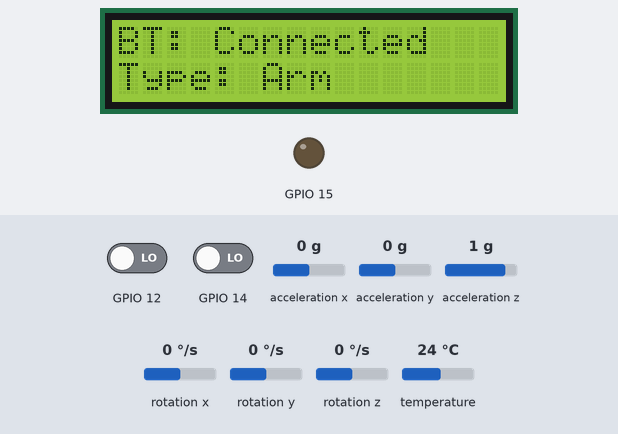
Bench run of a program on a simulated ESP32. Shown: 16×2 character LCD, output pins drawn as LEDs (lit = HIGH). Inputs (shaded band) come from the test bench; at power-on: GPIO 12 LOW, GPIO 14 LOW, acceleration y 0 g, acceleration x 0 g, acceleration z 1 g, rotation x 0 °/s, rotation y 0 °/s, rotation z 0 °/s, temperature 24 °C. USB keyboard and mouse output is not drawn.

Above: at 1.2 s.
1.3 s: GPIO 12 driven HIGH
At 2.2 s:
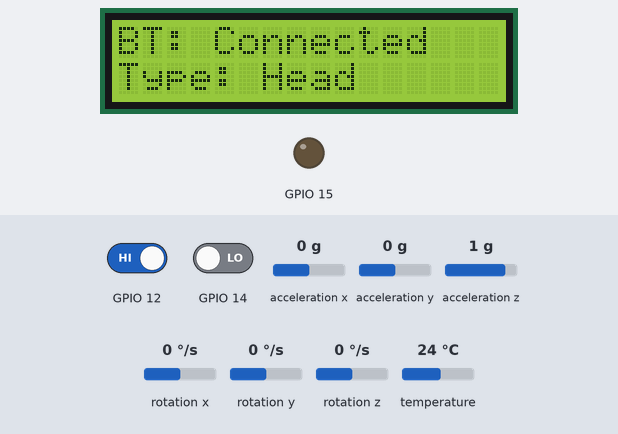
2.8 s: GPIO 14 driven HIGH
At 3.3 s:
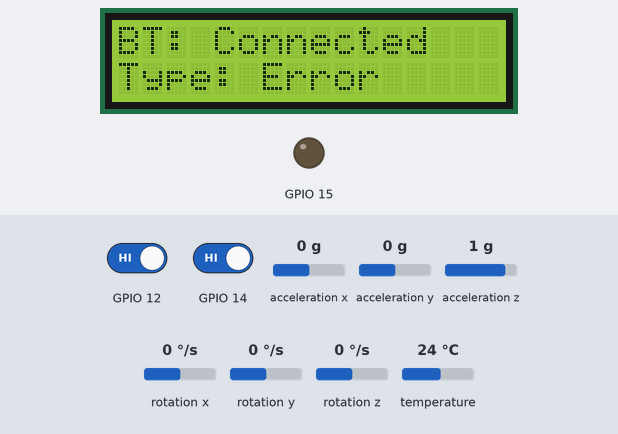
4.3 s: GPIO 12 driven LOW
At 5.5 s:
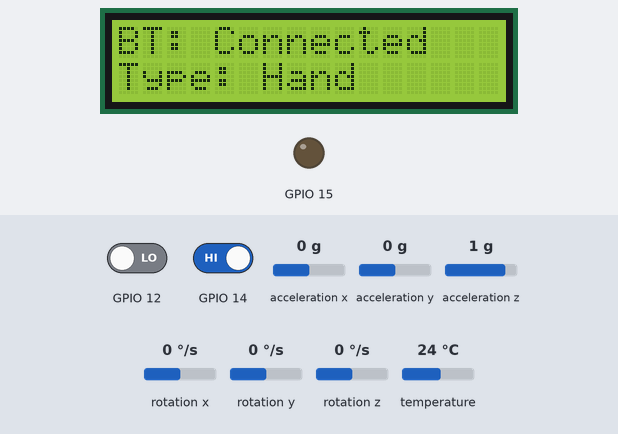
5.8 s: acceleration y set to -0.4 g
7.3 s: acceleration y set to -0.7 g
At 8.0 s:
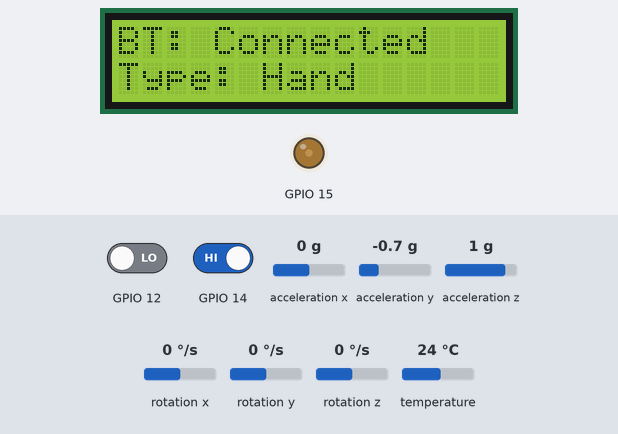
8.8 s: GPIO 14 driven LOW
At 9.1 s:
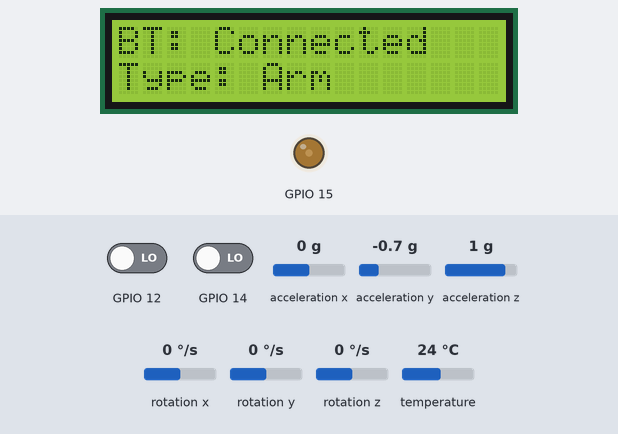
Timing chart, 0 to 11.3 s (numbered marks = the images above; inputs shaded):
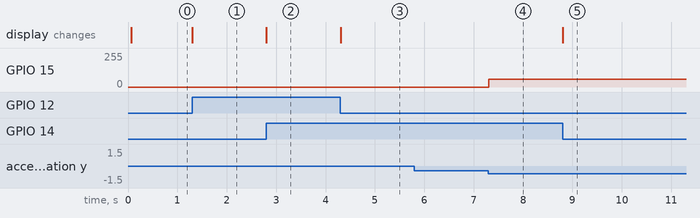

Measured:
- the behaviour switches between -0.5 and -0.6 g on acceleration y (found by bisection; images 3 and 4)
- after the input at 1.3 s, the display: changes at once (image 1)
- after the input at 2.8 s, the display: changes at once (image 2)
- after the input at 4.3 s, the display: changes at once (image 3)
- after the input at 5.8 s, every drawn part: stays the same
- after the input at 7.3 s, GPIO 15: 0/255 → 60/255 at once
- after the input at 8.8 s, the display: changes at once (image 5)

The program:

main.cpp
```cpp
#include <Wire.h>
#include <Adafruit_MPU6050.h>
#include <BleMouse.h>
#include <USB.h>
#include <esp_bt.h>
#include <esp_pm.h>
#include <esp_wifi.h>
#include <LiquidCrystal.h>
#include <string.h>

Adafruit_MPU6050 mpu;
const int rs = 26, en = 27, d4 = 5, d5 = 4, d6 = 0, d7 = 2;
LiquidCrystal lcd(rs, en, d4, d5, d6, d7);

BleMouse bleMouse("Muse");

float elapsedTime, currentTime, previousTime;
float roll, yaw = 0.0;

bool isConnected = false;
bool rightButtonPressed = false;
bool leftButtonPressed = false;
bool usingHead = true;
bool usingHand = false;
bool usingArm = false;

int16_t accX, accY, accZ;
int16_t gyroX, gyroY, gyroZ;

int16_t prevGyroX = 0;
int16_t prevGyroY = 0;
int16_t prevGyroZ = 0;

int16_t joystickFilter(int current, int previous, int coefficient)
{
	return (previous * (coefficient - 1) + current) / coefficient;
}

void keepMouseAlive()
{
	if (bleMouse.isConnected())
	{
		if (millis() % 1000 == 0)
		{
			bleMouse.move(1, 0);
		}
		else if (millis() % 1000 == 500)
		{
			bleMouse.move(-1, 0);
		}
	}
}

void setup()
{
	Serial.begin(115200);
	pinMode(15, OUTPUT);
	analogWrite(15, 0);

	esp_bt_controller_mem_release(ESP_BT_MODE_CLASSIC_BT);
	setCpuFrequencyMhz(240);

#ifdef CONFIG_PM_ENABLE
	esp_pm_config_t pm_config = {
		.max_freq_mhz = 240,
		.min_freq_mhz = 240,
		.light_sleep_enable = false};
	esp_pm_configure(&pm_config);
#endif

	esp_wifi_set_ps(WIFI_PS_NONE);
	bleMouse.begin();

	Wire.begin();
	if (!mpu.begin())
	{
		Serial.println("Failed to find MPU6050 chip");
		while (1)
			delay(10);
	}

	lcd.begin(16, 2);
	lcd.clear();
	previousTime = millis();

	pinMode(12, INPUT_PULLDOWN);
	pinMode(14, INPUT_PULLDOWN);
}

void loop()
{
	currentTime = millis();
	elapsedTime = (currentTime - previousTime) / 1000.0;
	previousTime = currentTime;

	sensors_event_t a, g, temp;
	mpu.getEvent(&a, &g, &temp);

	accX = (int16_t)(a.acceleration.x * 1000);
	accY = (int16_t)(a.acceleration.y * 1000);
	accZ = (int16_t)(a.acceleration.z * 1000);
	gyroX = (int16_t)(g.gyro.x * 1000);
	gyroY = (int16_t)(g.gyro.y * 1000);
	gyroZ = (int16_t)(g.gyro.z * 1000);

	roll = atan2(accY, sqrt(pow(accX, 2) + pow(accZ, 2))) * 180 / PI;
	yaw += gyroZ * elapsedTime * 180 / PI;
	yaw = fmod(yaw, 360.0);

	if (bleMouse.isConnected())
	{
		isConnected = true;

		if (usingHead)
		{
			gyroX = joystickFilter(gyroX, prevGyroX, 6);
			gyroY = joystickFilter(gyroY, prevGyroY, 2);
			prevGyroX = gyroX;
			prevGyroY = gyroY;

			float sensitivityX = 0.01;
			float sensitivityY = 0.01;
			int8_t moveX = -(int8_t)(gyroX * sensitivityX);
			int8_t moveY = (int8_t)(gyroY * sensitivityY);

			if (abs(moveX) > 1 || abs(moveY) > 1)
			{
				bleMouse.move(moveX, moveY);
			}

			if (accY > 5000 && !rightButtonPressed)
			{
				rightButtonPressed = true;
				bleMouse.press(MOUSE_RIGHT);
				analogWrite(15, 60);
			}
			else if (accY < 5000 && rightButtonPressed)
			{
				rightButtonPressed = false;
				bleMouse.release(MOUSE_RIGHT);
				analogWrite(15, 0);
			}

			if (accY < -5000 && !leftButtonPressed)
			{
				leftButtonPressed = true;
				bleMouse.press(MOUSE_LEFT);
				analogWrite(15, 60);
			}
			else if (accY > -5000 && leftButtonPressed)
			{
				leftButtonPressed = false;
				bleMouse.release(MOUSE_LEFT);
				analogWrite(15, 0);
			}
		}
		else if (usingHand)
		{
			gyroX = joystickFilter(gyroX, prevGyroX, 6);
			gyroY = joystickFilter(gyroY, prevGyroY, 2);
			prevGyroX = gyroX;
			prevGyroY = gyroY;

			float sensitivityX = 0.01;
			float sensitivityY = 0.01;
			int8_t moveX = -(int8_t)(gyroX * sensitivityX);
			int8_t moveY = -(int8_t)(gyroY * sensitivityY);

			if (abs(moveX) > 1 || abs(moveY) > 1)
			{
				bleMouse.move(moveX, moveY);
			}

			if (accY > 5000 && !rightButtonPressed)
			{
				rightButtonPressed = true;
				bleMouse.press(MOUSE_RIGHT);
				analogWrite(15, 60);
			}
			else if (accY < 5000 && rightButtonPressed)
			{
				rightButtonPressed = false;
				bleMouse.release(MOUSE_RIGHT);
				analogWrite(15, 0);
			}

			if (accY < -5000 && !leftButtonPressed)
			{
				leftButtonPressed = true;
				bleMouse.press(MOUSE_LEFT);
				analogWrite(15, 60);
			}
			else if (accY > -5000 && leftButtonPressed)
			{
				leftButtonPressed = false;
				bleMouse.release(MOUSE_LEFT);
				analogWrite(15, 0);
			}
		}
		else if (usingArm)
		{
			gyroZ = joystickFilter(gyroZ, prevGyroZ, 20);
			gyroY = joystickFilter(gyroY, prevGyroY, 5);
			prevGyroZ = gyroZ;
			prevGyroY = gyroY;

			float sensitivityX = 0.005;
			float sensitivityY = 0.022;
			int8_t moveX = -(int8_t)(gyroZ * sensitivityX);  // Use third axis for X
			int8_t moveY = -(int8_t)(gyroY * sensitivityY);

			if (abs(moveX) > 1 || abs(moveY) > 1)
			{
				bleMouse.move(moveX, moveY);
			}

			if (accY > 5000 && !rightButtonPressed)  // Use accX for click now
			{
				rightButtonPressed = true;
				bleMouse.press(MOUSE_RIGHT);
				analogWrite(15, 60);
			}
			else if (accY < 5000 && rightButtonPressed)
			{
				rightButtonPressed = false;
				bleMouse.release(MOUSE_RIGHT);
				analogWrite(15, 0);
			}

			if (accY < -5000 && !leftButtonPressed)
			{
				leftButtonPressed = true;
				bleMouse.press(MOUSE_LEFT);
				analogWrite(15, 60);
			}
			else if (accY > -5000 && leftButtonPressed)
			{
				leftButtonPressed = false;
				bleMouse.release(MOUSE_LEFT);
				analogWrite(15, 0);
			}
		}

		keepMouseAlive();
	}
	else
	{
		isConnected = false;
		analogWrite(15, 0);
	}

	// LCD Output

	if (millis() - previousTime > 1000)
	{
		lcd.clear();
		previousTime = millis();
	}

	lcd.setCursor(0, 0);
	lcd.print("BT: ");
	lcd.print(isConnected ? "Connected " : "Disconnected");

	lcd.setCursor(0, 1);
	lcd.print("Type: ");

	if (digitalRead(12) == HIGH && digitalRead(14) == LOW)
	{
		lcd.print("Head   ");
		usingHead = true;
		usingHand = false;
		usingArm = false;
	}
	else if (digitalRead(14) == HIGH && digitalRead(12) == LOW)
	{
		lcd.print("Hand  ");
		usingHead = false;
		usingHand = true;
		usingArm = false;
	}
	else if (digitalRead(12) == LOW && digitalRead(14) == LOW)
	{
		lcd.print("Arm    ");
		usingHead = false;
		usingHand = false;
		usingArm = true;
	}
	else
	{
		lcd.print("Error  ");
	}
}
```

test_mouse.cpp
```cpp
// #include <BleMouse.h>
// #include <HardwareSerial.h>

// BleMouse bleMouse;

// void setup() {
//   Serial.begin(115200);
//   bleMouse.begin();
// }

// void loop() {
//   if(bleMouse.isConnected()) {
//     bleMouse.move(10, 0); // Move mouse to the right
//     delay(1000);
//     bleMouse.move(-10, 0); // Move mouse to the left
//     delay(1000);
//   }
// }
```
